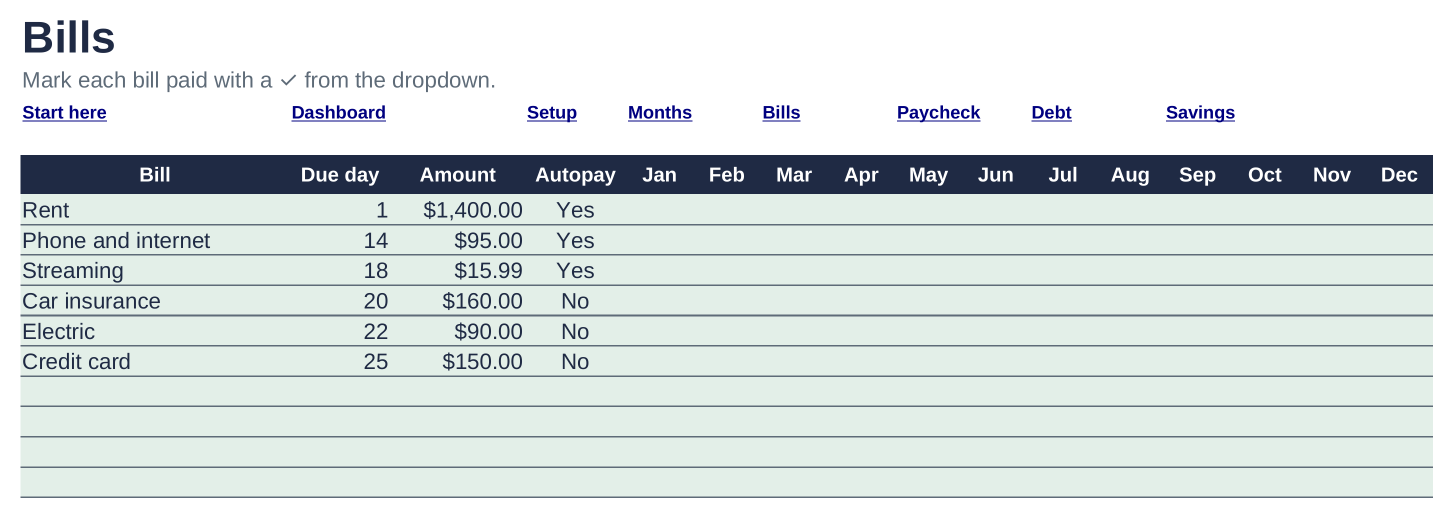
#> input picture data/products/p-gsb-001/views/bills.png, 2906 x 1036 px (shown at 1/2 size); its folder holds only this picture in this run
$ python -i checks.py   (imports and definitions only)
#> lines starting #> are read from the running program, lines starting #| are printed output that depends on the picture
"""Planner file checks (PDF): size, overflow, page count, links, fonts, page-count claims. Called by stages/check.py tech."""
import os, re

FONT_FAMILIES = {'Cormorant': 'Corm', 'Jost': 'Jost', 'PinyonScript': 'Script', 'Fraunces': 'Fraunces', 'Manrope': 'Manrope',
                 'Quicksand': 'Quicksand', 'Nunito': 'Nunito', 'DMSerif': 'DMSerif', 'Outfit': 'Outfit', 'LibreBaskerville': 'Baskerville',
                 'Corm': 'Corm', 'Script': 'Script', 'Baskerville': 'Baskerville'}


# [25 lines left out: function file_checks, not called in this run]


MIN_ZOOM = 2.4       # photo px per page css px for a close-up: about 0.9x page size at Etsy's zoom (r013; 1.84 read too small, 2.49 fine)
MAX_EMPTY = 0.33     # largest empty band allowed in a photo, as a share of its height (r006, r013)


# [24 lines left out: function link_problems, not called in this run]


def empty_band(path):
    """Largest run of near-blank rows in a photo, as a share of its height."""
    from PIL import Image, ImageStat
    im = Image.open(path).convert('L'); im = im.resize((270, max(1, round(270 * im.height / im.width))))
#> after `im = Image.open(path).convert('L')`:
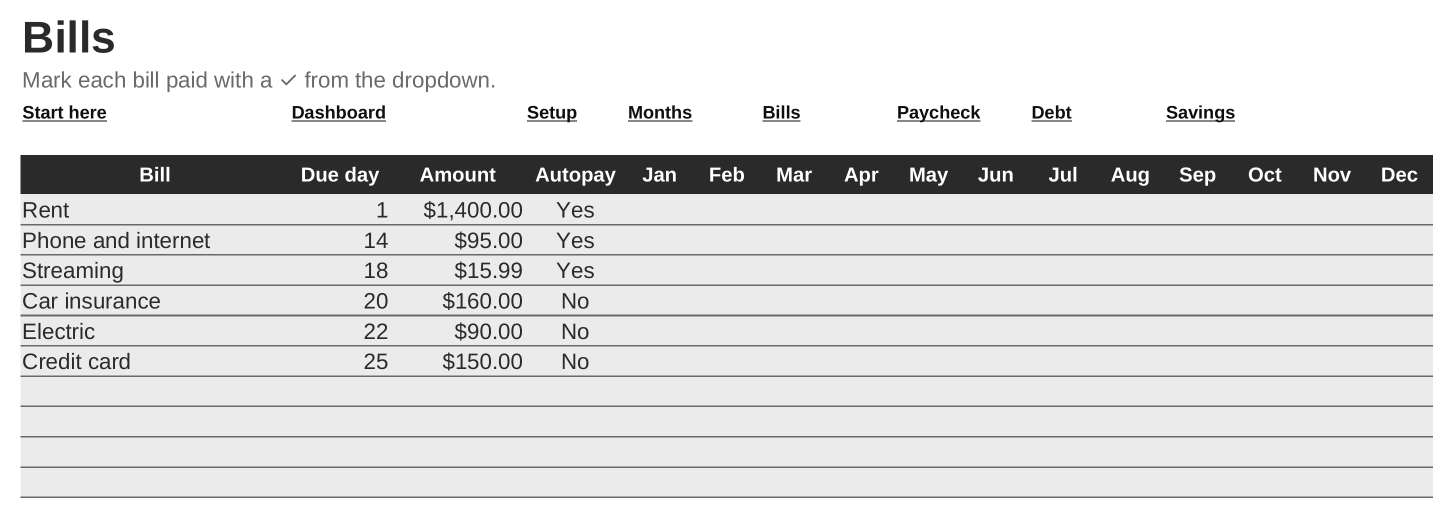
#> im: PIL image 2906x1036 L (shown at 1/2 size); min 15, max 255, mean 221.7
#> after `im = im.resize((270, max(1, round(270 * im.height / im.width))))`:
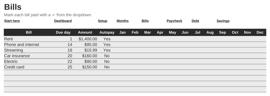
#> im: PIL image 270x96 L; min 31, max 255, mean 221.6
    run = best = 0
    for y in range(im.height):
        row = im.crop((0, y, im.width, y + 1))
        if ImageStat.Stat(row).stddev[0] < 2.0:
            run += 1; best = max(best, run)
        else:
            run = 0
    return best / im.height


# [22 lines left out: function layout_checks, not called in this run]

>>> result = empty_band('../../data/products/p-gsb-001/views/bills.png')
#> result = 0.0521

$ run again, on data/products/p-gsb-001/views/dashboard.png
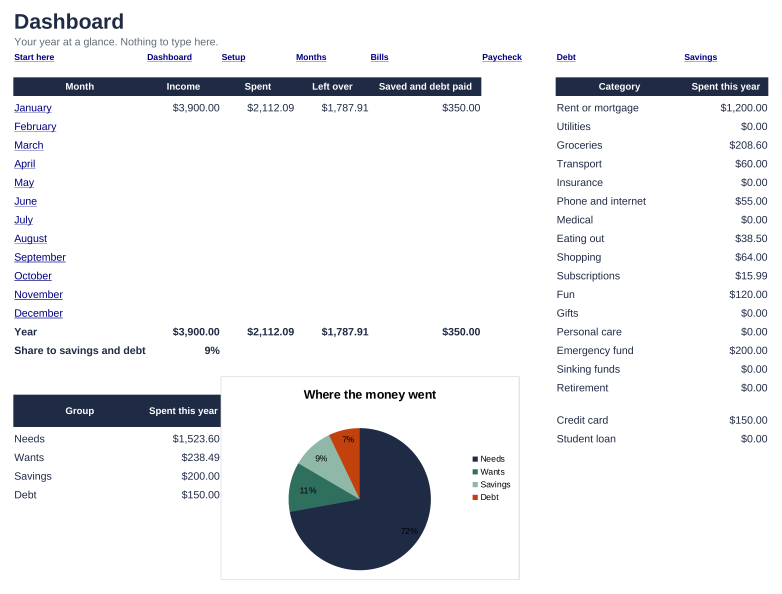
#> input picture data/products/p-gsb-001/views/dashboard.png, 2345 x 1780 px (shown at 1/3 size)
#> in empty_band, `im = Image.open(path).convert('L')`:
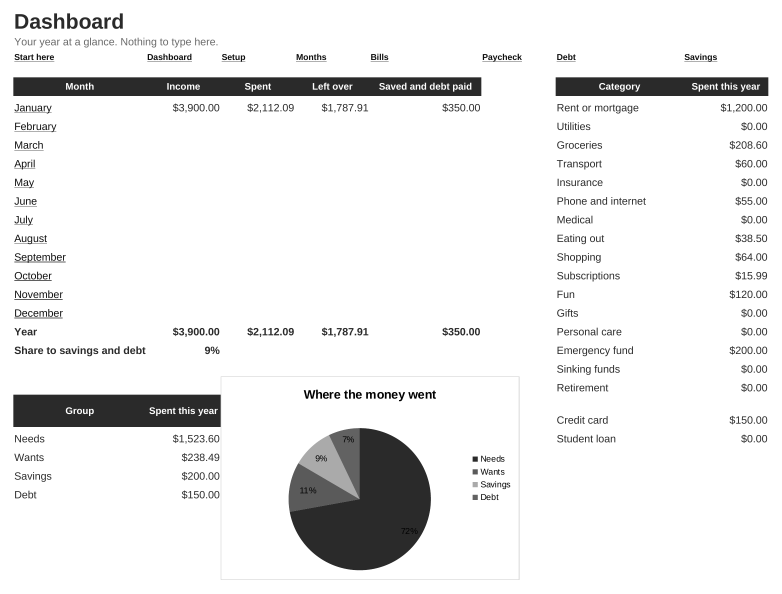
#> im: PIL image 2345x1780 L (shown at 1/3 size); min 0, max 255, mean 235.6
#> in empty_band, `im = im.resize((270, max(1, round(270 * im.height / im.width))))`:
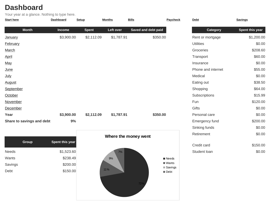
#> im: PIL image 270x205 L; min 25, max 255, mean 235.3

$ run again, on data/products/p-gsb-001/views/debt.png
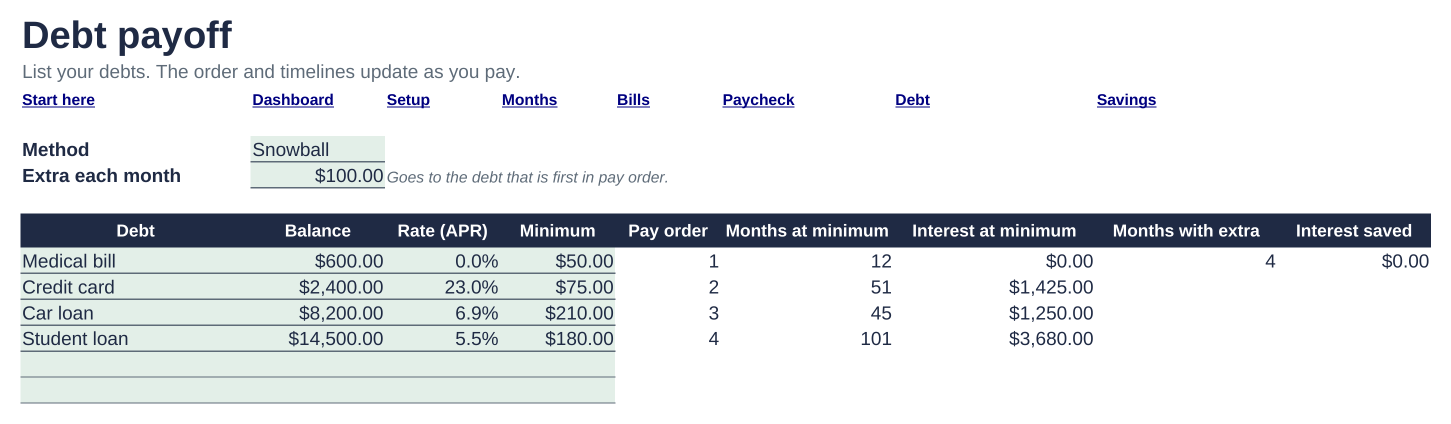
#> input picture data/products/p-gsb-001/views/debt.png, 2902 x 847 px (shown at 1/2 size)
#> in empty_band, `im = Image.open(path).convert('L')`:
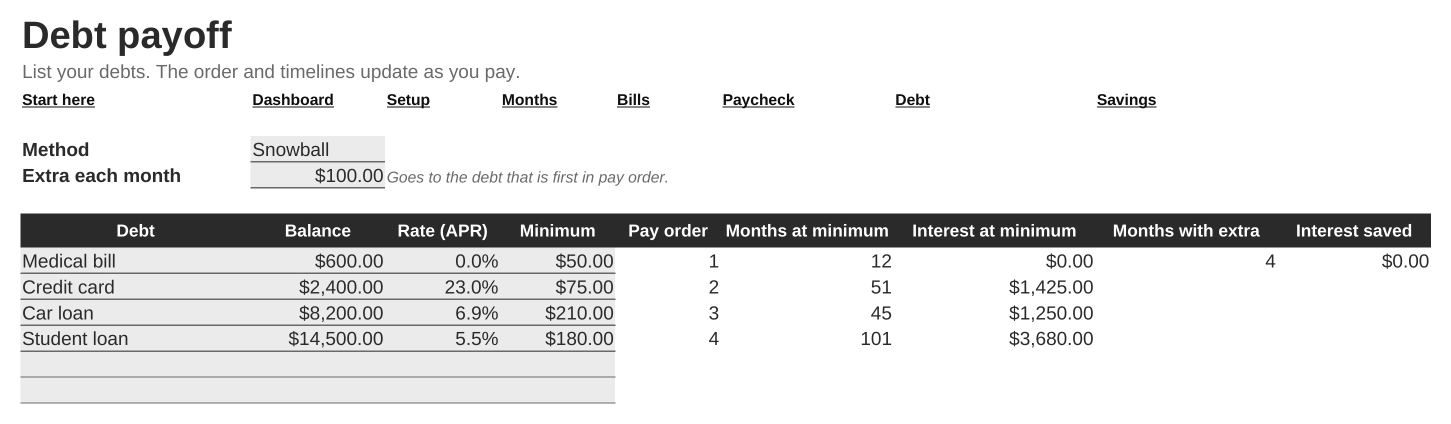
#> im: PIL image 2902x847 L (shown at 1/2 size); min 15, max 255, mean 230.3
#> in empty_band, `im = im.resize((270, max(1, round(270 * im.height / im.width))))`:
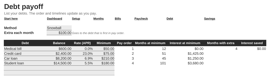
#> im: PIL image 270x79 L; min 34, max 255, mean 230.1

$ run again, on data/products/p-gsb-001/views/m01.png
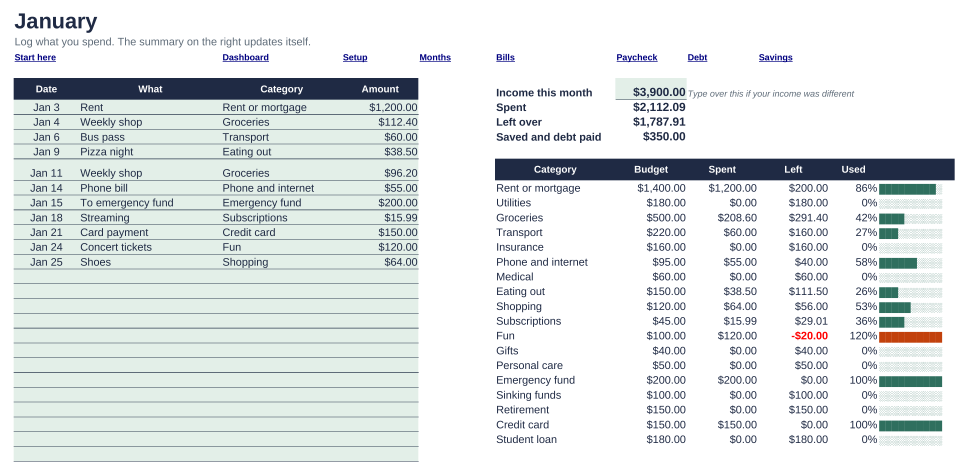
#> input picture data/products/p-gsb-001/views/m01.png, 2904 x 1425 px (shown at 1/3 size)
#> in empty_band, `im = Image.open(path).convert('L')`:
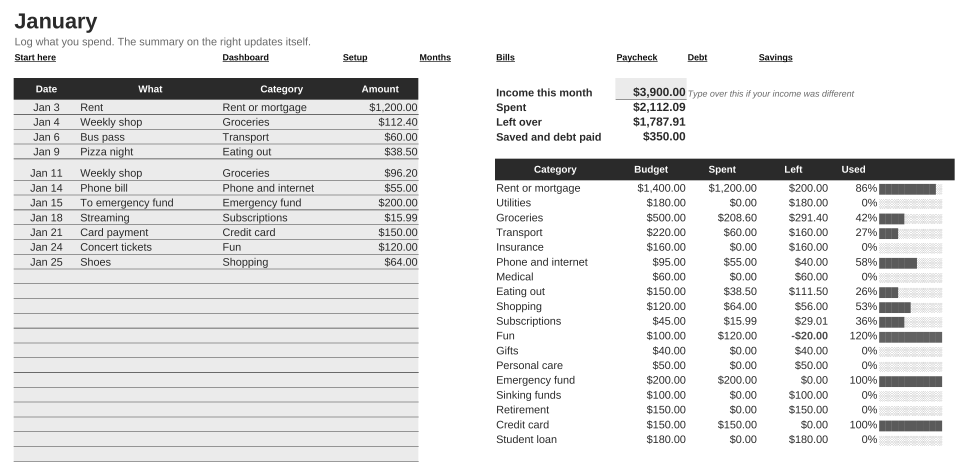
#> im: PIL image 2904x1425 L (shown at 1/3 size); min 15, max 255, mean 229.1
#> in empty_band, `im = im.resize((270, max(1, round(270 * im.height / im.width))))`:
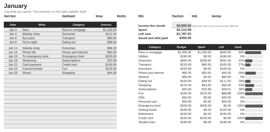
#> im: PIL image 270x132 L; min 28, max 255, mean 228.9
